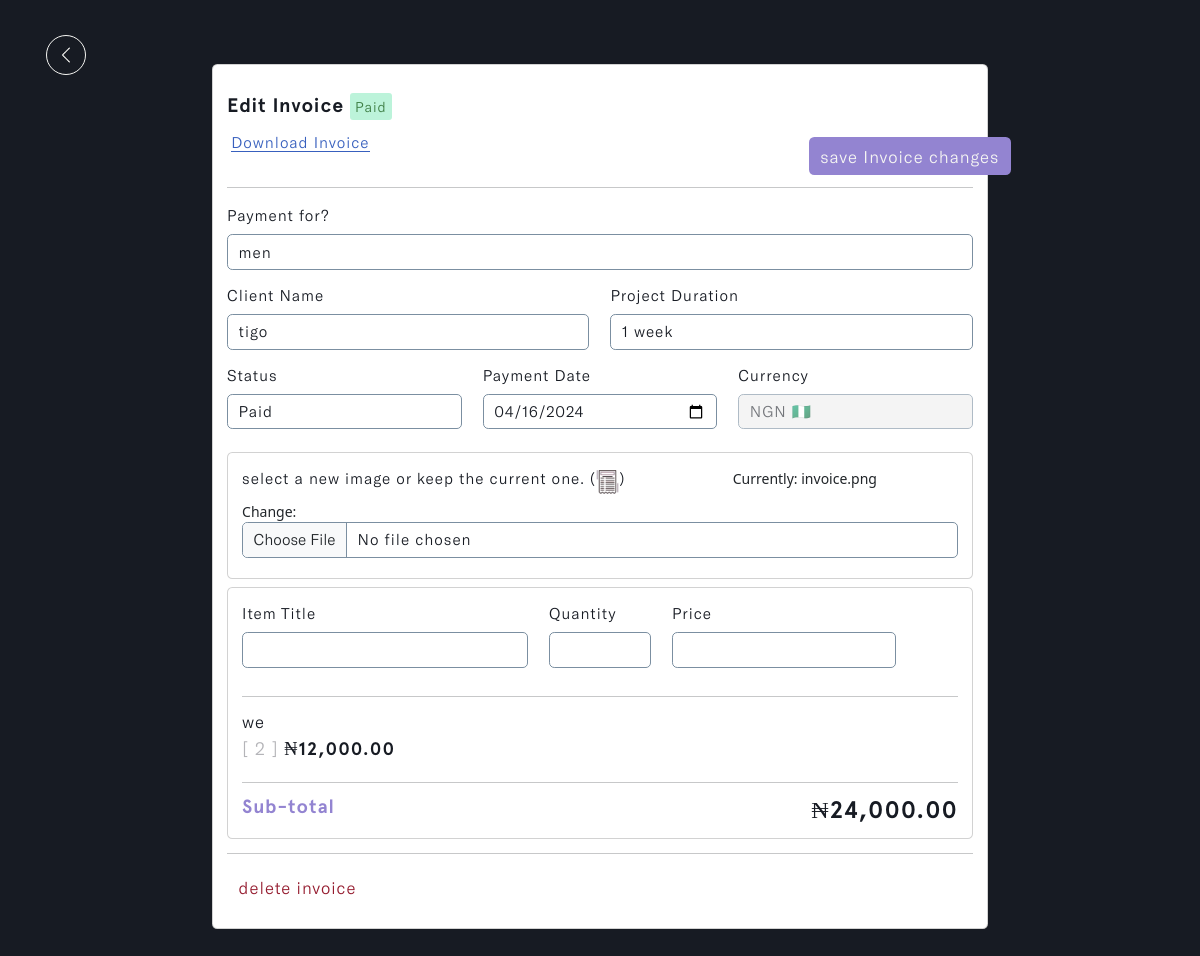
Before: /invoice/c15076fc-ca0c-4e05-a041-f72833282bf4 (signed in) with the older database file.
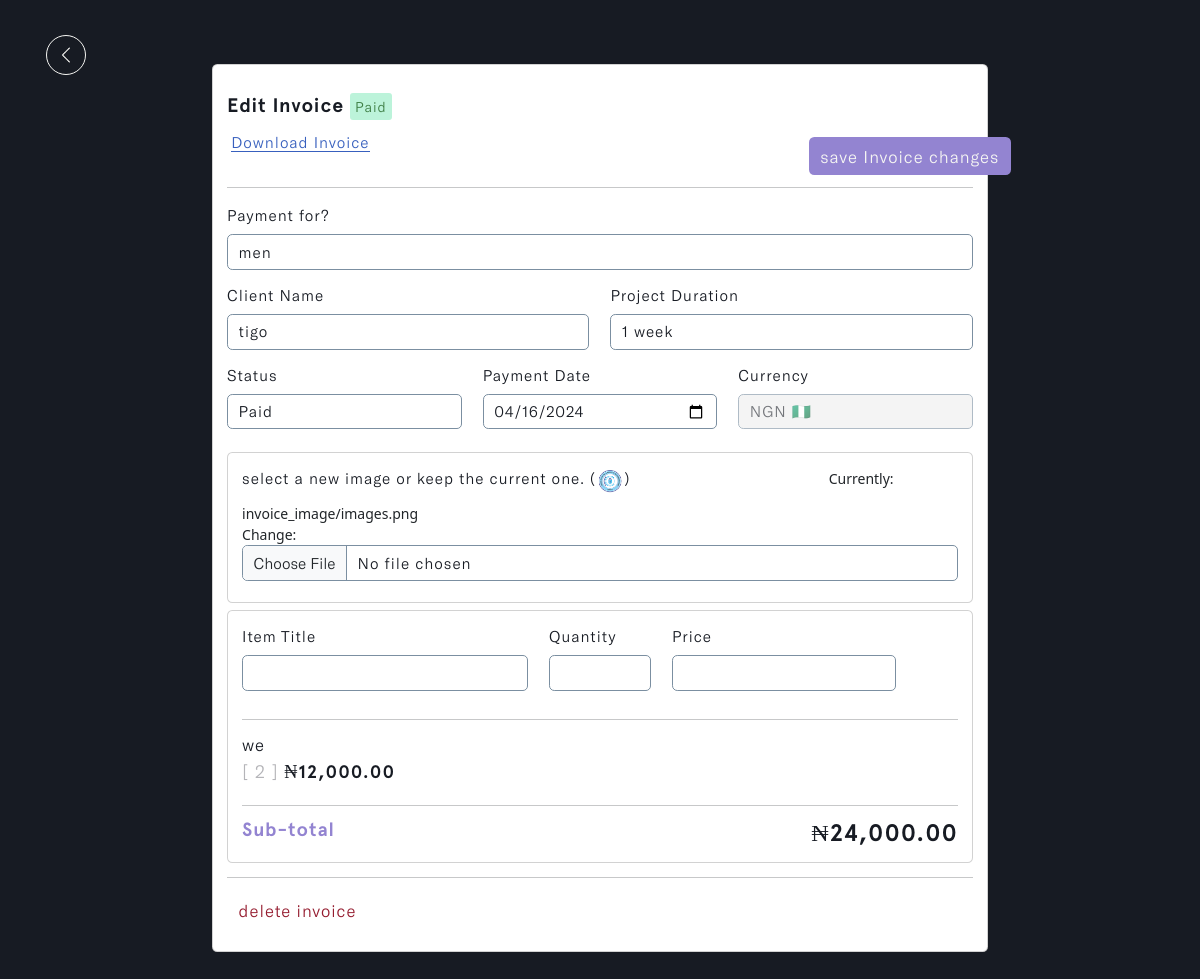
After: the same page with the newer database file.
### invoice/models.py (models this page shows, shortened)
class Invoice(models.Model):
    STATUS = (
        ('Pending', 'Pending'),
        ('Paid', 'Paid')
    )
    CURRENCY = (
        ('USD 🇺🇸', 'USD 🇺🇸'),
        ('GHS 🇬🇭', 'GHS 🇬🇭'),
        ('GBP 🇬🇧', 'GBP 🇬🇧'),
        ('EUR 🇪🇺', 'EUR 🇪🇺'),
        ('NGN 🇳🇬', 'NGN 🇳🇬'),
    )
    account_owner = models.ForeignKey(Profile, on_delete=models.CASCADE, related_name='acc_user', db_index=True)
    project_name = models.CharField(max_length=255)
    project_duration = models.CharField(max_length=50)
    client_name = models.ForeignKey(Client, on_delete=models.CASCADE, to_field='name', related_name='invoice', db_index=True,
                                    help_text='Select a client for this entry.')
    invoice_status = models.CharField(max_length=200, choices=STATUS, db_index=True)
    payment_date = models.DateField(max_length=200, null=True)
    currency = models.CharField(max_length=200, choices=CURRENCY)
    invoice_image = ResizedImageField(size=[600, 600], quality=85, null=True, blank=True, upload_to='invoice_image/', default='invoice.png')
    client_note = models.TextField(max_length=100000, null=True, blank=True)
    total = models.IntegerField(default=0, null=True, blank=True)
    paid_date = models.DateField(null=True, blank=True)
    updated_time_stamp = models.DateTimeField(auto_now=True, db_index=True)
    created_time_stamp = models.DateTimeField(auto_now_add=True, db_index=True)
    id = models.UUIDField(default=uuid.uuid4, primary_key=True, unique=True, editable=False)
    @property
    def invoiceImageURL(self):
        try:
            url = self.invoice_image.url
        except:
            url = ''
        return url
    class Meta:
        ordering = ['-updated_time_stamp']

### invoice/views.py (the view, shortened to what this page needs)
# urls.py: path('invoice/<str:pk>', views.edit_invoice, name='invoice-details'),
@login_required(login_url='login')
def edit_invoice(request, pk):
    profile = request.user.profile
    invoice = get_object_or_404(profile.acc_user, id=pk)
    display_items = invoice.items.all()
    items_total = invoice.items.aggregate(total=Sum('total'))['total']
    form = InvoiceCreationForm(request.user, instance=invoice)
    context = {
        'form': form,
        'invoice': invoice,
        'display_items': display_items,
        'items_total': items_total,
    }
    return render(request, 'invoice/invoice-details.html', context)

### invoice/forms.py
class InvoiceCreationForm(ModelForm):
    payment_date = forms.DateField(widget=DateInput)
    class Meta:
        model = Invoice
        fields = ['project_name', 'project_duration', 'client_name',
                  'invoice_status', 'payment_date', 'currency', 'invoice_image',
                  'client_note']
    def __init__(self, user, *args, **kwargs):
        super(InvoiceCreationForm, self).__init__(*args, **kwargs)
        self.fields['invoice_status'].widget.choices = [('', 'Choose status')] + list(self.fields['invoice_status'].widget.choices)
        self.fields['currency'].widget.choices = [('', 'Choose currency')] + list(self.fields['currency'].widget.choices)
        self.fields['client_name'].queryset = Client.objects.filter(account_owner=user.profile)
        self.fields['currency'].widget.attrs.update({'id': 'currency_field'})
        for name, field in self.fields.items():
            field.widget.attrs.update({'class': 'input form-control'})

### invoice/models.py (called while the page is built)
    def __str__(self):
        return self.name

### invoice/templates/invoice/invoice-details.html (shortened to what the changed rows need)
{% load static %}
{% load humanize %}
<!DOCTYPE html>
<html lang="en" class="js has-scroll-init has-scroll-smooth">
  <head>
    <link rel="stylesheet" href="{% static '/css/bootstrap.min.css' %}" />
    <link rel="stylesheet" href="{% static '/css/invoice-details.css' %}" />
    <link
      rel="stylesheet"
      href="https://maxcdn.bootstrapcdn.com/font-awesome/4.5.0/css/font-awesome.min.css"
    />
  </head>
  <body
    id="pageTop"
    class="page-content"
    data-spy="scroll"
    data-target="#mainNav"
  >
    <main>
      <div data-scroll class="page page--layout-2" id="main">
        <div id="invoice--details-hero">
          <div class="container-fluid">
            <div class="invoice--details-intro">
              <div class="card d-flex mx-auto" id="main--card">
                <div class="card-body">
                  <h5>
                    Edit Invoice
                    {% if invoice.invoice_status == 'Paid' %}
                    <span id="paid">{{invoice.invoice_status}}</span>
                    {% else %}
                    <span id="pending">{{invoice.invoice_status}}</span>
                    {% endif %}
                  </h5>
                  <form action="" method="POST" enctype="multipart/form-data">
                    <div class="row">
                      <div class="col-md-12">
                        <div class="mb-3">
                          <label
                            for="exampleFormControlInput1"
                            class="form-label"
                            >Payment for?</label
                          >
                          {{form.project_name}}
                        </div>
                      </div>
                      <div class="col-md-6">
                        <div class="mb-3">
                          <label for="exampleClientName" class="form-label"
                            >Client Name</label
                          >
                          {{form.client_name}}
                        </div>
                      </div>
                      <div class="col-md-6">
                        <div class="mb-3">
                          <label for="exampleProjectDuration" class="form-label"
                            >Project Duration</label
                          >
                          {{form.project_duration}}
                        </div>
                      </div>
                      <div class="col-md-4">
                        <div class="mb-3">
                          <label for="exampleInvoiceStatus" class="form-label"
                            >Status</label
                          >
                          {{form.invoice_status}}
                        </div>
                      </div>
                      <div class="col-md-4">
                        <div class="mb-3">
                          <label for="exampleInvoiceDate" class="form-label"
                            >Payment Date</label
                          >
                          {{form.payment_date}}
                        </div>
                      </div>
                      <div class="col-md-4">
                        <div class="mb-3">
                          <label for="exampleCurrency" class="form-label"
                            >Currency</label
                          >
                          {{ form.currency }}
                        </div>
                      </div>
                      <div class="col-md-12">
                        <div class="card" id="invoice--img-card">
                          <div class="card-body">
                            <div class="mb-3">
                              <label for="formFile" class="form-label">
                                select a new image or keep the current one.
                                (<img
                                  src="{{invoice.invoiceImageURL}}"
                                  class="img-fluid"
                                  id="invoice--img-default"
                                  alt="invoice--img-default"
                                />)
                              </label>
                              {{form.invoice_image}}
                            </div>
                          </div>
                        </div>
                      </div>
                    </div>
                  </form>
                  <div class="card">
                    <div class="card-body">
                      <div id="sub-total">
                        <a href="#">
                          Sub-total
                          <h4
                            id="total_price"
                            data-currency="{{ invoice.currency }}"
                          >
                            {% include 'invoice/items-total.html' %}
                          </h4>
                        </a>
                      </div>
                    </div>
                  </div>
                </div>
              </div>
            </div>
          </div>
        </div>
      </div>
    </main>
  </body>
</html>

### invoice/templates/invoice/items-total.html (shortened to what this page needs)
{% load humanize %}
{% if invoice.currency == "GHS 🇬🇭" %}
{% if items_total != None %}
¢{{ items_total|floatformat:2|intcomma }}
{% else %}
¢0.00
{% endif %}
{% elif invoice.currency == "NGN 🇳🇬" %}
{% if invoice.total != None %}
₦{{ invoice.total|floatformat:2|intcomma }}
{% else %}
₦0.00
{% endif %}
{% endif %}

Changed rows visible on the page:
changed Invoice "Paid": invoiceImageURL: a different picture
Other visible differences:
text no longer shown: "Currently: invoice.png Change:"
text now shown: "Currently: invoice_image/images.png Change:"
